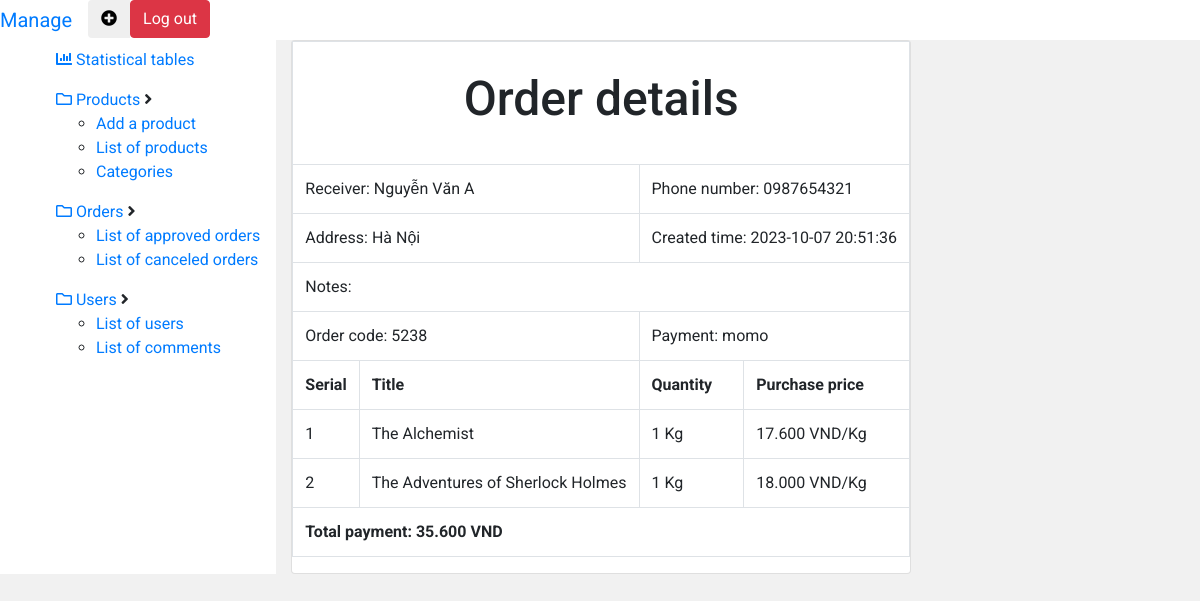
The app's page /index.php?order=order_details&id=17 (signed in) with its own data.
### tables this page shows
CREATE TABLE `tblorder` (
  `order_id` int(11) NOT NULL,
  `user_id` int(11) NOT NULL,
  `order_created_time` datetime NOT NULL,
  `order_address` varchar(30) NOT NULL,
  `order_notes` varchar(255) NOT NULL,
  `order_value` float NOT NULL,
  `order_phone` varchar(12) NOT NULL,
  `order_status` tinyint(1) NOT NULL,
  `order_receiver` varchar(50) DEFAULT NULL,
  `order_payment` varchar(20) DEFAULT NULL,
  `order_code` int(11) DEFAULT NULL
);

CREATE TABLE `tblorder_details` (
  `order_id` int(11) NOT NULL,
  `product_id` int(11) NOT NULL,
  `quantity` int(11) NOT NULL,
  `order_code` int(11) DEFAULT NULL,
  `purchase_price` int(11) DEFAULT NULL
);

CREATE TABLE `tblproduct` (
  `product_id` int(11) NOT NULL,
  `category_id` int(11) NOT NULL,
  `product_title` varchar(100) NOT NULL,
  `product_description` text NOT NULL,
  `product_price` float NOT NULL,
  `product_quantity` float NOT NULL,
  `product_image` varchar(50) NOT NULL,
  `product_discount` float NOT NULL,
  `product_author` varchar(50) NOT NULL
);

### order_details.php (the view)
<?php
    $order_id = isset($_GET['id']) ? $_GET['id'] : '';
    $sql_order = "SELECT * from tblorder where order_id = $order_id";
    $query_order = mysqli_query($mysqli, $sql_order);
    $row = mysqli_fetch_assoc($query_order);
    $sql_order_detail = "SELECT product_title, tblorder_details.quantity,
    tblorder_details.purchase_price from tblproduct inner join tblorder_details
    on tblorder_details.product_id = tblproduct.product_id
    where tblorder_details.order_id = $order_id";
    $query_order_detail = mysqli_query($mysqli, $sql_order_detail);
?>
<div id="content" class="container-fluid">
    <div class="card">
    <table class="table table-bordered table-checkall">
    <tr>
            <th colspan="4"><h1 class="text-center">Order details</h1></th>
        </tr>
        <tr>
            <td colspan="2">Receiver: <?= $row['order_receiver']?></td>
            <td colspan="2">Phone number: <?= $row['order_phone']?></td>
        </tr>
        <tr>
            <td colspan="2">Address: <?= $row['order_address']?></td>
            <td colspan="2">Created time: <?= $row['order_created_time']?></td>
        </tr>
        <tr>
            <td colspan="4">Notes: <?= $row['order_notes']?></td>
        </tr>
        <tr>
            <td colspan="2">Order code: <?= $row['order_code']?></td>
            <td colspan="2">Payment: <?= $row['order_payment']?></td>
        </tr>
        <tr>
            <th>Serial</th>
            <th>Title</th>
            <th>Quantity</th>
            <th>Purchase price</th>
        </tr>
        <?php
            $i=0;
            while($row_detail = mysqli_fetch_assoc($query_order_detail)){
            $i++;
        ?>
        <tr>
            <td><?= $i?></td>
            <td><?= $row_detail['product_title']?></td>
            <td><?= $row_detail['quantity']?> Kg</td>
            <td><?= number_format($row_detail['purchase_price'],0,',','.')?> VND/Kg</td>
        </tr>
        <?php }?>
        <tr>
            <th colspan="4">Total payment: <?= number_format($row['order_value'],0,',','.')?> VND</th>
        </tr>
    </table>
        </div>
    </div>
</div>

### style.css (style rules this page uses)
* { box-sizing: border-box; }
body { font-family: "Roboto", sans-serif; background-color: #f1f1f1; }
.container-fluid h1, .container-fluid h2, .container h1, .container h2 { font-size: 6vmin; padding-top: 2vmin; padding-bottom: 2vmin; }

### records on screen
tblorder: order_receiver "Nguyễn Văn A", order_phone "0987654321", order_address "Hà Nội", order_created_time "2023-10-07 20:51:36", order_code "5238", order_payment "momo", order_value "35.600"
tblorder_details: product.product_title "The Alchemist", quantity "1", purchase_price "17.600"
tblorder_details: product.product_title "The Adventures of Sherlock Holmes", quantity "1", purchase_price "18.000"
